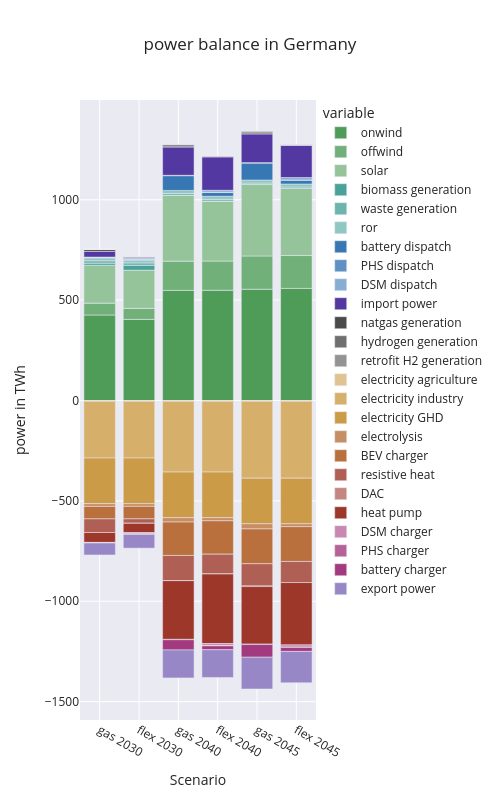

Notebook cell for this chart:
### Code cell
fig_balance_total.update_layout(
  height=800,
  width = 500
)

### Figure 1 — Plotly figure (JSON) as saved in the notebook; plotly's stock layout.template omitted (floating-point values rounded to 4 significant figures)
{"data": [{"alignmentgroup": "True", "hovertemplate": "variable=onwind<br>index=%{x}<br>value=%{y}<extra></extra>", "legendgroup": "onwind", "marker": {"color": "#4F9C59", "pattern": {"shape": ""}}, "name": "onwind", "offsetgroup": "onwind", "orientation": "v", "showlegend": true, "textposition": "auto", "type": "bar", "x": ["gas 2030", "flex 2030", "gas 2040", "flex 2040", "gas 2045", "flex 2045"], "xaxis": "x", "y": [425.8, 403.9, 548.4, 549.1, 554.4, 558.4], "yaxis": "y"}, {"alignmentgroup": "True", "hovertemplate": "variable=offwind<br>index=%{x}<br>value=%{y}<extra></extra>", "legendgroup": "offwind", "marker": {"color": "#72B07A", "pattern": {"shape": ""}}, "name": "offwind", "offsetgroup": "offwind", "orientation": "v", "showlegend": true, "textposition": "auto", "type": "bar", "x": ["gas 2030", "flex 2030", "gas 2040", "flex 2040", "gas 2045", "flex 2045"], "xaxis": "x", "y": [59.13, 55.02, 145.7, 145.5, 165.6, 163.8], "yaxis": "y"}, {"alignmentgroup": "True", "hovertemplate": "variable=solar<br>index=%{x}<br>value=%{y}<extra></extra>", "legendgroup": "solar", "marker": {"color": "#95C49B", "pattern": {"shape": ""}}, "name": "solar", "offsetgroup": "solar", "orientation": "v", "showlegend": true, "textposition": "auto", "type": "bar", "x": ["gas 2030", "flex 2030", "gas 2040", "flex 2040", "gas 2045", "flex 2045"], "xaxis": "x", "y": [189.0, 190.3, 327.8, 298.6, 355.9, 334.0], "yaxis": "y"}, {"alignmentgroup": "True", "hovertemplate": "variable=biomass generation<br>index=%{x}<br>value=%{y}<extra></extra>", "legendgroup": "biomass generation", "marker": {"color": "#48A299", "pattern": {"shape": ""}}, "name": "biomass generation", "offsetgroup": "biomass generation", "orientation": "v", "showlegend": true, "textposition": "auto", "type": "bar", "x": ["gas 2030", "flex 2030", "gas 2040", "flex 2040", "gas 2045", "flex 2045"], "xaxis": "x", "y": [9.941, 24.16, 0.5855, 0.0001364, 9.719e-06, 2.584e-06], "yaxis": "y"}, {"alignmentgroup": "True", "hovertemplate": "variable=waste generation<br>index=%{x}<br>value=%{y}<extra></extra>", "legendgroup": "waste generation", "marker": {"color": "#6DB4AD", "pattern": {"shape": ""}}, "name": "waste generation", "offsetgroup": "waste generation", "orientation": "v", "showlegend": true, "textposition": "auto", "type": "bar", "x": ["gas 2030", "flex 2030", "gas 2040", "flex 2040", "gas 2045", "flex 2045"], "xaxis": "x", "y": [12.14, 12.14, 8.728, 8.728, 6.964, 7.029], "yaxis": "y"}, {"alignmentgroup": "True", "hovertemplate": "variable=ror<br>index=%{x}<br>value=%{y}<extra></extra>", "legendgroup": "ror", "marker": {"color": "#91C7C2", "pattern": {"shape": ""}}, "name": "ror", "offsetgroup": "ror", "orientation": "v", "showlegend": true, "textposition": "auto", "type": "bar", "x": ["gas 2030", "flex 2030", "gas 2040", "flex 2040", "gas 2045", "flex 2045"], "xaxis": "x", "y": [15.26, 15.19, 15.33, 15.3, 15.34, 15.3], "yaxis": "y"}, {"alignmentgroup": "True", "hovertemplate": "variable=battery dispatch<br>index=%{x}<br>value=%{y}<extra></extra>", "legendgroup": "battery dispatch", "marker": {"color": "#3777B4", "pattern": {"shape": ""}}, "name": "battery dispatch", "offsetgroup": "battery dispatch", "orientation": "v", "showlegend": true, "textposition": "auto", "type": "bar", "x": ["gas 2030", "flex 2030", "gas 2040", "flex 2040", "gas 2045", "flex 2045"], "xaxis": "x", "y": [0.1301, 0.02428, 73.33, 18.65, 84.77, 18.88], "yaxis": "y"}, {"alignmentgroup": "True", "hovertemplate": "variable=PHS dispatch<br>index=%{x}<br>value=%{y}<extra></extra>", "legendgroup": "PHS dispatch", "marker": {"color": "#5F92C3", "pattern": {"shape": ""}}, "name": "PHS dispatch", "offsetgroup": "PHS dispatch", "orientation": "v", "showlegend": true, "textposition": "auto", "type": "bar", "x": ["gas 2030", "flex 2030", "gas 2040", "flex 2040", "gas 2045", "flex 2045"], "xaxis": "x", "y": [2.998, 2.078, 1.931, 1.519, 1.92, 1.532], "yaxis": "y"}, {"alignmentgroup": "True", "hovertemplate": "variable=DSM dispatch<br>index=%{x}<br>value=%{y}<extra></extra>", "legendgroup": "DSM dispatch", "marker": {"color": "#87AED2", "pattern": {"shape": ""}}, "name": "DSM dispatch", "offsetgroup": "DSM dispatch", "orientation": "v", "showlegend": true, "textposition": "auto", "type": "bar", "x": ["gas 2030", "flex 2030", "gas 2040", "flex 2040", "gas 2045", "flex 2045"], "xaxis": "x", "y": [0, 6.626, 0, 9.791, 0, 11.68], "yaxis": "y"}, {"alignmentgroup": "True", "hovertemplate": "variable=import power<br>index=%{x}<br>value=%{y}<extra></extra>", "legendgroup": "import power", "marker": {"color": "#5438A1", "pattern": {"shape": ""}}, "name": "import power", "offsetgroup": "import power", "orientation": "v", "showlegend": true, "textposition": "auto", "type": "bar", "x": ["gas 2030", "flex 2030", "gas 2040", "flex 2040", "gas 2045", "flex 2045"], "xaxis": "x", "y": [28.61, 4.382, 140.7, 167.2, 143.1, 160.8], "yaxis": "y"}, {"alignmentgroup": "True", "hovertemplate": "variable=natgas generation<br>index=%{x}<br>value=%{y}<extra></extra>", "legendgroup": "natgas generation", "marker": {"color": "#4A4A4A", "pattern": {"shape": ""}}, "name": "natgas generation", "offsetgroup": "natgas generation", "orientation": "v", "showlegend": true, "textposition": "auto", "type": "bar", "x": ["gas 2030", "flex 2030", "gas 2040", "flex 2040", "gas 2045", "flex 2045"], "xaxis": "x", "y": [9.38, 2.947, 5.017, 0.0001127, 5.329, 4.497e-06], "yaxis": "y"}, {"alignmentgroup": "True", "hovertemplate": "variable=hydrogen generation<br>index=%{x}<br>value=%{y}<extra></extra>", "legendgroup": "hydrogen generation", "marker": {"color": "#6F6F6F", "pattern": {"shape": ""}}, "name": "hydrogen generation", "offsetgroup": "hydrogen generation", "orientation": "v", "showlegend": true, "textposition": "auto", "type": "bar", "x": ["gas 2030", "flex 2030", "gas 2040", "flex 2040", "gas 2045", "flex 2045"], "xaxis": "x", "y": [4.222e-05, 8.832e-05, 8.639, 3.45, 9.163, 3.494], "yaxis": "y"}, {"alignmentgroup": "True", "hovertemplate": "variable=retrofit H2 generation<br>index=%{x}<br>value=%{y}<extra></extra>", "legendgroup": "retrofit H2 generation", "marker": {"color": "#939393", "pattern": {"shape": ""}}, "name": "retrofit H2 generation", "offsetgroup": "retrofit H2 generation", "orientation": "v", "showlegend": true, "textposition": "auto", "type": "bar", "x": ["gas 2030", "flex 2030", "gas 2040", "flex 2040", "gas 2045", "flex 2045"], "xaxis": "x", "y": [0, 0, 0, 0, 0, 0], "yaxis": "y"}, {"alignmentgroup": "True", "hovertemplate": "variable=electricity agriculture<br>index=%{x}<br>value=%{y}<extra></extra>", "legendgroup": "electricity agriculture", "marker": {"color": "#E0C390", "pattern": {"shape": ""}}, "name": "electricity agriculture", "offsetgroup": "electricity agriculture", "orientation": "v", "showlegend": true, "textposition": "auto", "type": "bar", "x": ["gas 2030", "flex 2030", "gas 2040", "flex 2040", "gas 2045", "flex 2045"], "xaxis": "x", "y": [-3.722, -3.722, -3.722, -3.722, -3.722, -3.722], "yaxis": "y"}, {"alignmentgroup": "True", "hovertemplate": "variable=electricity industry<br>index=%{x}<br>value=%{y}<extra></extra>", "legendgroup": "electricity industry", "marker": {"color": "#D6AF6B", "pattern": {"shape": ""}}, "name": "electricity industry", "offsetgroup": "electricity industry", "orientation": "v", "showlegend": true, "textposition": "auto", "type": "bar", "x": ["gas 2030", "flex 2030", "gas 2040", "flex 2040", "gas 2045", "flex 2045"], "xaxis": "x", "y": [-282.9, -282.9, -352.8, -352.8, -383.2, -383.2], "yaxis": "y"}, {"alignmentgroup": "True", "hovertemplate": "variable=electricity GHD<br>index=%{x}<br>value=%{y}<extra></extra>", "legendgroup": "electricity GHD", "marker": {"color": "#CB9B47", "pattern": {"shape": ""}}, "name": "electricity GHD", "offsetgroup": "electricity GHD", "orientation": "v", "showlegend": true, "textposition": "auto", "type": "bar", "x": ["gas 2030", "flex 2030", "gas 2040", "flex 2040", "gas 2045", "flex 2045"], "xaxis": "x", "y": [-227.1, -227.1, -227.1, -227.1, -227.1, -227.1], "yaxis": "y"}, {"alignmentgroup": "True", "hovertemplate": "variable=electrolysis<br>index=%{x}<br>value=%{y}<extra></extra>", "legendgroup": "electrolysis", "marker": {"color": "#C78D63", "pattern": {"shape": ""}}, "name": "electrolysis", "offsetgroup": "electrolysis", "orientation": "v", "showlegend": true, "textposition": "auto", "type": "bar", "x": ["gas 2030", "flex 2030", "gas 2040", "flex 2040", "gas 2045", "flex 2045"], "xaxis": "x", "y": [-13.84, -13.67, -22.0, -15.65, -25.83, -14.48], "yaxis": "y"}, {"alignmentgroup": "True", "hovertemplate": "variable=BEV charger<br>index=%{x}<br>value=%{y}<extra></extra>", "legendgroup": "BEV charger", "marker": {"color": "#B9703C", "pattern": {"shape": ""}}, "name": "BEV charger", "offsetgroup": "BEV charger", "orientation": "v", "showlegend": true, "textposition": "auto", "type": "bar", "x": ["gas 2030", "flex 2030", "gas 2040", "flex 2040", "gas 2045", "flex 2045"], "xaxis": "x", "y": [-62.18, -62.18, -166.3, -166.3, -173.2, -173.2], "yaxis": "y"}, {"alignmentgroup": "True", "hovertemplate": "variable=resistive heat<br>index=%{x}<br>value=%{y}<extra></extra>", "legendgroup": "resistive heat", "marker": {"color": "#B05F54", "pattern": {"shape": ""}}, "name": "resistive heat", "offsetgroup": "resistive heat", "orientation": "v", "showlegend": true, "textposition": "auto", "type": "bar", "x": ["gas 2030", "flex 2030", "gas 2040", "flex 2040", "gas 2045", "flex 2045"], "xaxis": "x", "y": [-67.92, -22.28, -125.5, -98.94, -110.7, -105.1], "yaxis": "y"}, {"alignmentgroup": "True", "hovertemplate": "variable=DAC<br>index=%{x}<br>value=%{y}<extra></extra>", "legendgroup": "DAC", "marker": {"color": "#C3877F", "pattern": {"shape": ""}}, "name": "DAC", "offsetgroup": "DAC", "orientation": "v", "showlegend": true, "textposition": "auto", "type": "bar", "x": ["gas 2030", "flex 2030", "gas 2040", "flex 2040", "gas 2045", "flex 2045"], "xaxis": "x", "y": [-5.678e-05, -0.00012, -8.572e-05, -0.0002173, -3.091, -1.02e-05], "yaxis": "y"}, {"alignmentgroup": "True", "hovertemplate": "variable=heat pump<br>index=%{x}<br>value=%{y}<extra></extra>", "legendgroup": "heat pump", "marker": {"color": "#9C372A", "pattern": {"shape": ""}}, "name": "heat pump", "offsetgroup": "heat pump", "orientation": "v", "showlegend": true, "textposition": "auto", "type": "bar", "x": ["gas 2030", "flex 2030", "gas 2040", "flex 2040", "gas 2045", "flex 2045"], "xaxis": "x", "y": [-49.23, -46.28, -292.4, -346.6, -286.9, -310.5], "yaxis": "y"}, {"alignmentgroup": "True", "hovertemplate": "variable=DSM charger<br>index=%{x}<br>value=%{y}<extra></extra>", "legendgroup": "DSM charger", "marker": {"color": "#C888B2", "pattern": {"shape": ""}}, "name": "DSM charger", "offsetgroup": "DSM charger", "orientation": "v", "showlegend": true, "textposition": "auto", "type": "bar", "x": ["gas 2030", "flex 2030", "gas 2040", "flex 2040", "gas 2045", "flex 2045"], "xaxis": "x", "y": [0, -6.626, 0, -9.791, 0, -11.68], "yaxis": "y"}, {"alignmentgroup": "True", "hovertemplate": "variable=PHS charger<br>index=%{x}<br>value=%{y}<extra></extra>", "legendgroup": "PHS charger", "marker": {"color": "#B66198", "pattern": {"shape": ""}}, "name": "PHS charger", "offsetgroup": "PHS charger", "orientation": "v", "showlegend": true, "textposition": "auto", "type": "bar", "x": ["gas 2030", "flex 2030", "gas 2040", "flex 2040", "gas 2045", "flex 2045"], "xaxis": "x", "y": [-2.998, -2.078, -1.931, -1.519, -1.92, -1.532], "yaxis": "y"}, {"alignmentgroup": "True", "hovertemplate": "variable=battery charger<br>index=%{x}<br>value=%{y}<extra></extra>", "legendgroup": "battery charger", "marker": {"color": "#A3397E", "pattern": {"shape": ""}}, "name": "battery charger", "offsetgroup": "battery charger", "orientation": "v", "showlegend": true, "textposition": "auto", "type": "bar", "x": ["gas 2030", "flex 2030", "gas 2040", "flex 2040", "gas 2045", "flex 2045"], "xaxis": "x", "y": [-0.002766, -0.02238, -50.9, -19.03, -63.17, -19.27], "yaxis": "y"}, {"alignmentgroup": "True", "hovertemplate": "variable=export power<br>index=%{x}<br>value=%{y}<extra></extra>", "legendgroup": "export power", "marker": {"color": "#9887C7", "pattern": {"shape": ""}}, "name": "export power", "offsetgroup": "export power", "orientation": "v", "showlegend": true, "textposition": "auto", "type": "bar", "x": ["gas 2030", "flex 2030", "gas 2040", "flex 2040", "gas 2045", "flex 2045"], "xaxis": "x", "y": [-59.53, -68.6, -139.1, -138.1, -158.2, -156.5], "yaxis": "y"}], "layout": {"barmode": "relative", "height": 800, "legend": {"title": {"text": "variable"}, "tracegroupgap": 0}, "title": {"text": "power balance in Germany"}, "width": 500, "xaxis": {"anchor": "y", "domain": [0, 1], "title": {"text": "Scenario"}}, "yaxis": {"anchor": "x", "domain": [0, 1], "title": {"text": "power in TWh"}}}}
